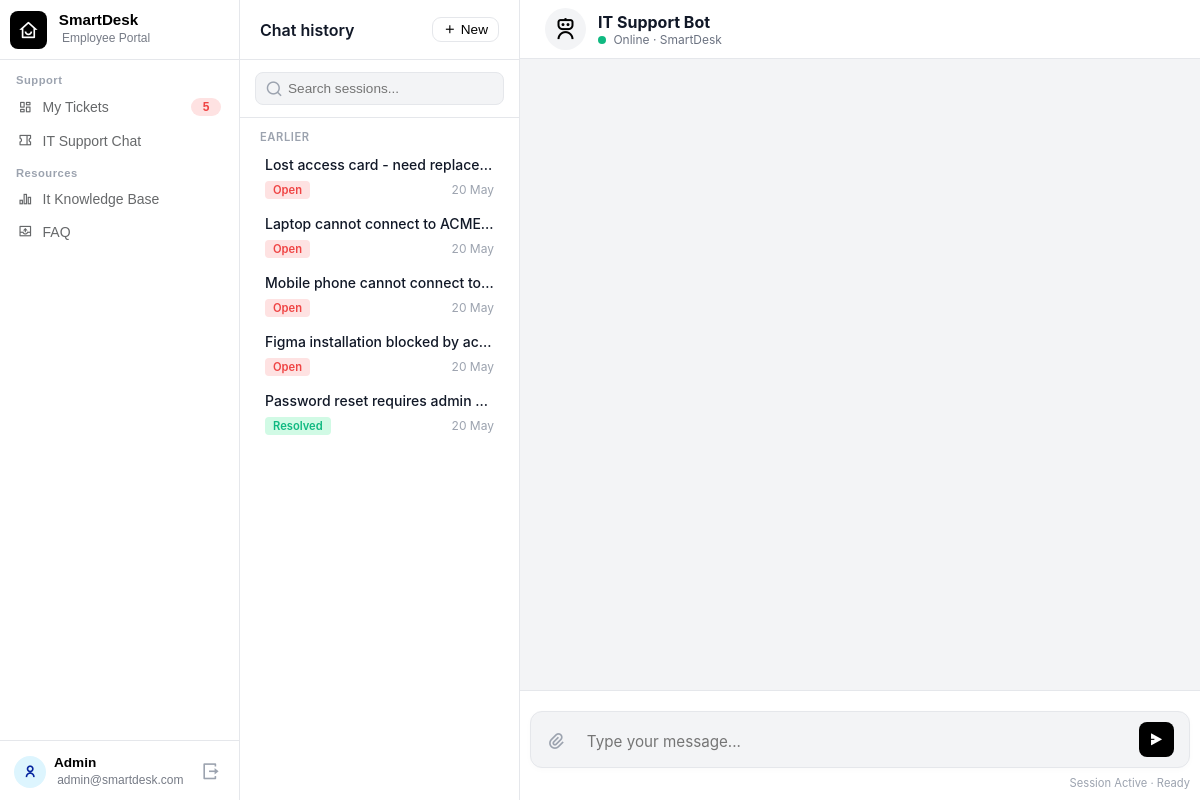
Page /chat-bot (signed in) on the committed database.
### main.py (models this page shows)
class Ticket(db.Model):
    id = db.Column(db.Integer, primary_key=True)
    email = db.Column(db.String(100), nullable=False)
    title = db.Column(db.String(200), nullable=False)
    description = db.Column(db.Text, nullable=False)
    category = db.Column(db.String(50), nullable=False)
    priority = db.Column(db.String(20), nullable=False)
    status = db.Column(db.String(20), nullable=False, default='Open')
    created_at = db.Column(db.DateTime, default=datetime.now)
    proceeding_started = db.Column(db.DateTime, nullable=True)
    resolved_at = db.Column(db.DateTime, nullable=True)
    session_id = db.Column(db.String(100), nullable=True)

### main.py (the view)
@app.route('/chat-bot')
def render_chatbot():
    if 'email' not in session:
        return redirect(url_for('employee_login'))
    user_email = session['email']
    my_tickets = Ticket.query.filter_by(email=user_email).order_by(Ticket.created_at.desc()).all()
    today = date.today()
    yesterday = today - timedelta(days=1)
    tickets_today = []
    tickets_yesterday = []
    tickets_earlier = []
    for ticket in my_tickets:
        ticket_date = ticket.created_at.date()
        if ticket_date == today:
            tickets_today.append(ticket)
        elif ticket_date == yesterday:
            tickets_yesterday.append(ticket)
        else:
            tickets_earlier.append(ticket)
    return render_template(
        'ChatBot.html',
        tickets=my_tickets,
        tickets_today=tickets_today,
        tickets_yesterday=tickets_yesterday,
        tickets_earlier=tickets_earlier
    )

### templates/ChatBot.html (shortened to what this page needs)
{% extends "EmployeeSideBase.html" %}
{% block extra_css %}
<link rel="stylesheet" href="{{ url_for('static', filename='css/ChatBot.css') }}">
{% endblock %}
{% block content %}
<div class="chat-page-container">
    <aside class="history-sidebar">
        <div class="history-header">
            <h3>Chat history</h3>
            <button class="btn-new-chat" id="new-chat-btn"><i class="ri-add-line"></i> New</button>
        </div>
        <div class="history-search">
            <input type="text" placeholder="Search sessions...">
        </div>
        <div class="history-scroll-area">
            {% if tickets_earlier %}
            <div class="history-group">
                <span class="history-label">EARLIER</span>
                {% for ticket in tickets_earlier %}
                <div class="history-item hover-shade" data-session-id="{{ ticket.session_id }}">
                    <p class="history-title">{{ ticket.title }}</p>
                    <div class="history-meta">
                        <span class="status-badge
                            {% if ticket.status == 'Open' %}s-open
                            {% elif ticket.status == 'In Progress' %}s-in-progress
                            {% else %}s-resolved{% endif %}">
                            {{ ticket.status }}
                        </span>
                        <span class="history-time">{{ ticket.created_at.strftime('%d %b') }}</span>
                    </div>
                </div>
                {% endfor %}
            </div>
            {% endif %}
        </div>
    </aside>
    <main class="chat-main-wrapper">
        <div class="chat-header">
            <div class="bot-info">
                <i class="ri-robot-3-line"></i>
                <div class="top-header">
                    <h2>IT Support Bot</h2>
                    <p><span class="status-dot"></span> Online · SmartDesk</p>
                </div>
            </div>
        </div>
        <div class="chat-box" id="chat-box">
            </div>
        <div class="chat-input-wrapper">
            <div class="chat-input-container">
                <i class="ri-attachment-2"></i>
                <textarea id="user-input" rows="1" placeholder="Type your message..."></textarea>
                <button id="send-btn"><i class="ri-send-plane-2-fill"></i></button>
            </div>
            <div class="chat-session-info">
                <span>Session Active · Ready</span>
            </div>
        </div>
    </main>
</div>
{% endblock %}

### static/css/EmployeeSideBase.css (style rules this page uses)
body { margin: 0; font-family: 'Inter', system-ui, -apple-system, BlinkMacSystemFont, "Segoe UI", Roboto, sans-serif; }

### static/css/ChatBot.css (style rules this page uses)
* { box-sizing: border-box; margin: 0; padding: 0; }
.chat-page-container { display: flex; height: 100vh; width: 100%; overflow: hidden; }
.history-sidebar { width: 280px; background-color: white; border-right: 1px solid #e5e7eb; display: flex; flex-direction: column; }
.history-header { padding: 12px 20px; display: flex; justify-content: space-between; align-items: center; border-bottom: 1px solid #e5e7eb; height: 60px; box-sizing: border-box; }
.history-header h3 { font-size: 1rem; font-weight: 600; color: #111827; margin: 0; }
.btn-new-chat { padding: 4px 10px; border-radius: 9px; border: 1px solid #e5e7eb; background: white; cursor: pointer; font-size: 0.85rem; }
.history-search { padding: 12px 15px; border-bottom: 1px solid #e5e7eb; position: relative; box-sizing: border-box; }
.history-search input { width: 100%; box-sizing: border-box; background-color: #f3f4f6; border: 1px solid #e5e7eb; border-radius: 8px; padding: 8px 12px 8px 32px; font-size: 0.85rem; outline: none; }
.history-label { display: block; font-size: 0.7rem; font-weight: 600; color: #9ca3af; padding: 12px 15px 4px 15px; text-transform: uppercase; letter-spacing: 0.05em; margin: 0; }
.status-badge { padding: 2px 8px; border-radius: 4px; font-size: 0.7rem; font-weight: 600; margin-top: 4px; margin-bottom: 2px; }
.s-open { background-color: #fee2e2; color: #ef4444; }
.s-resolved { background-color: #d1fae5; color: #10b981; }
.history-scroll-area { flex: 1; overflow-y: auto; padding: 0 5px; }
.hover-shade { padding: 6px 12px; border-radius: 8px; transition: background-color 0.1s ease; background-color: transparent; }
.history-item { margin: 2px 8px; cursor: pointer; display: flex; flex-direction: column; }
.history-title { font-size: 0.875rem; font-weight: 500; color: #111827; white-space: nowrap; overflow: hidden; text-overflow: ellipsis; margin: 0 0 4px 0; }
.history-meta { display: flex; align-items: center; justify-content: space-between; }
.history-time { font-size: 0.75rem; color: #9ca3af; }
.chat-main-wrapper { flex: 1; display: flex; flex-direction: column; background-color: #2b5399; }
.chat-header { padding: 8px 25px; border-bottom: 1px solid #e5e7eb; background-color: white; }
.bot-info { display: flex; align-items: center; gap: 12px; }
.bot-info i { font-size: 24px; background: #f3f4f6; padding: 8px; border-radius: 50%; }
.bot-info h2 { margin: 0; font-size: 1rem; color: #111827; }
.bot-info p { margin: 0; font-size: 0.75rem; color: #6b7280; }
.status-dot { height: 8px; width: 8px; background-color: #10b981; border-radius: 50%; display: inline-block; margin-right: 4px; }
#chat-box { flex: 1; overflow-y: auto; padding: 20px 40px; display: flex; flex-direction: column; gap: 16px; background-color: #f3f4f6; }
.chat-input-wrapper { padding: 20px 10px 10px 10px; background-color: white; border-top: 1px solid #e5e7eb; }
.chat-input-container { display: flex; align-items: flex-end; gap: 12px; background: #f3f4f6; border: 1px solid #e5e7eb; padding: 10px 15px; border-radius: 12px; max-width: 950px; margin: 0 auto; box-shadow: 0 2px 6px rgba(0,0,0,0.02); }
.chat-input-container i.ri-attachment-2 { color: #9ca3af; font-size: 20px; cursor: pointer; padding-bottom: 5px; }
.chat-input-container textarea { flex: 1; border: none; background: transparent; padding: 5px 8px; outline: none; font-size: 0.95rem; font-family: inherit; resize: none; max-height: 150px; overflow-y: hidden; line-height: 1.4; }
#send-btn { background: #000; color: white; border: none; width: 35px; height: 35px; border-radius: 8px; display: flex; align-items: center; justify-content: center; cursor: pointer; transition: transform 0.2s; flex-shrink: 0; }
.chat-session-info { text-align: right; max-width: 900px; margin: 8px auto 0 auto; font-size: 0.7rem; color: #9ca3af; }

### rows in the picture
Ticket: title "Lost access card - need replace…", status "Open", created_at "20 May"
Ticket: title "Laptop cannot connect to ACME…", status "Open", created_at "20 May"
Ticket: title "Mobile phone cannot connect to…", status "Open", created_at "20 May"
Ticket: title "Figma installation blocked by ac…", status "Open", created_at "20 May"
Ticket: title "Password reset requires admin…", status "Resolved", created_at "20 May"

### other values in the picture
{{ tickets | length if tickets else 0 }} "5"
{{ session['email'].split('@')[0] | capitalize }} "Admin"
{{ session['email'] }} "admin@smartdesk.com"
